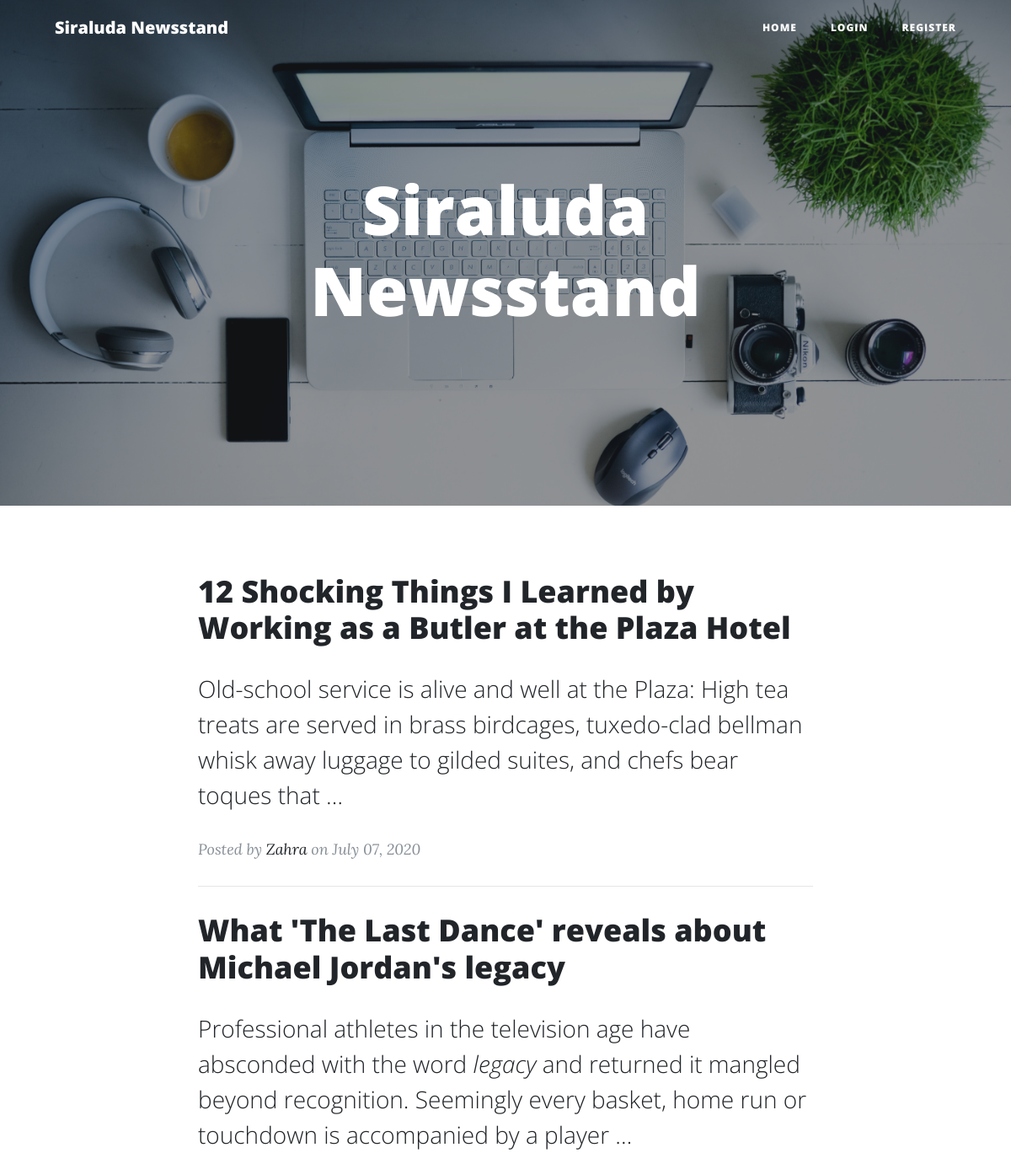
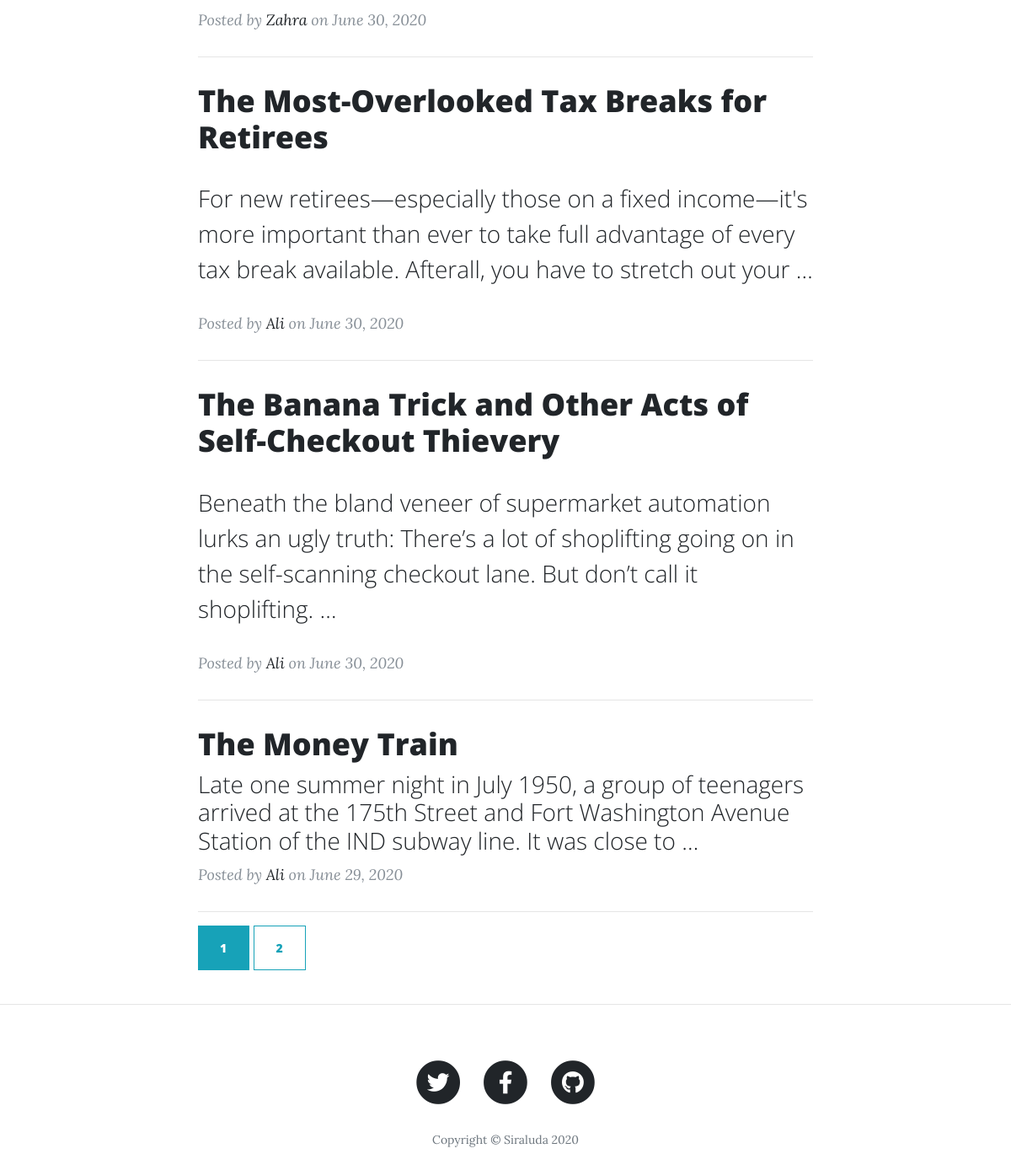
/, run on an earlier commit of the app's database (2 pictures, top to bottom).
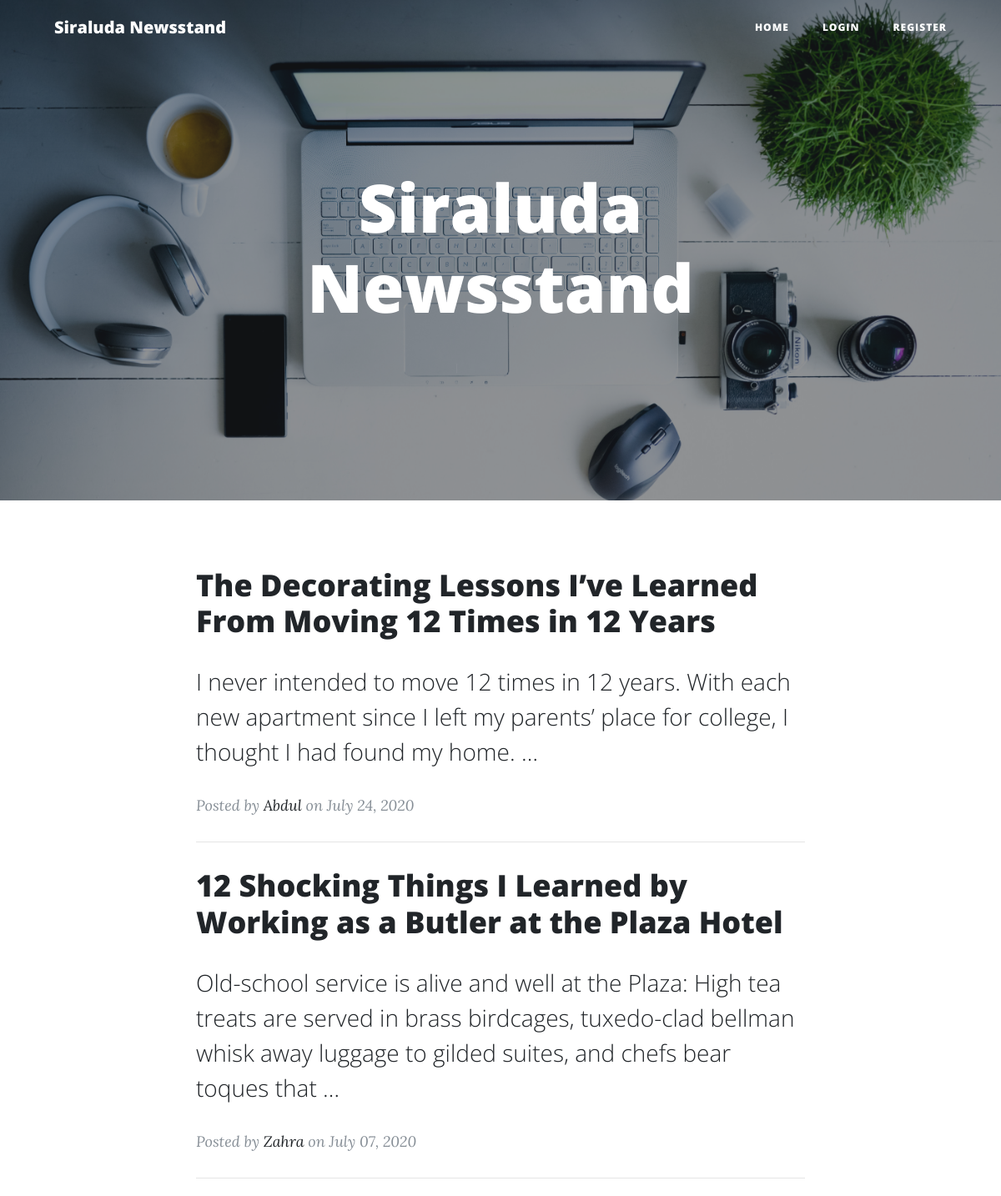
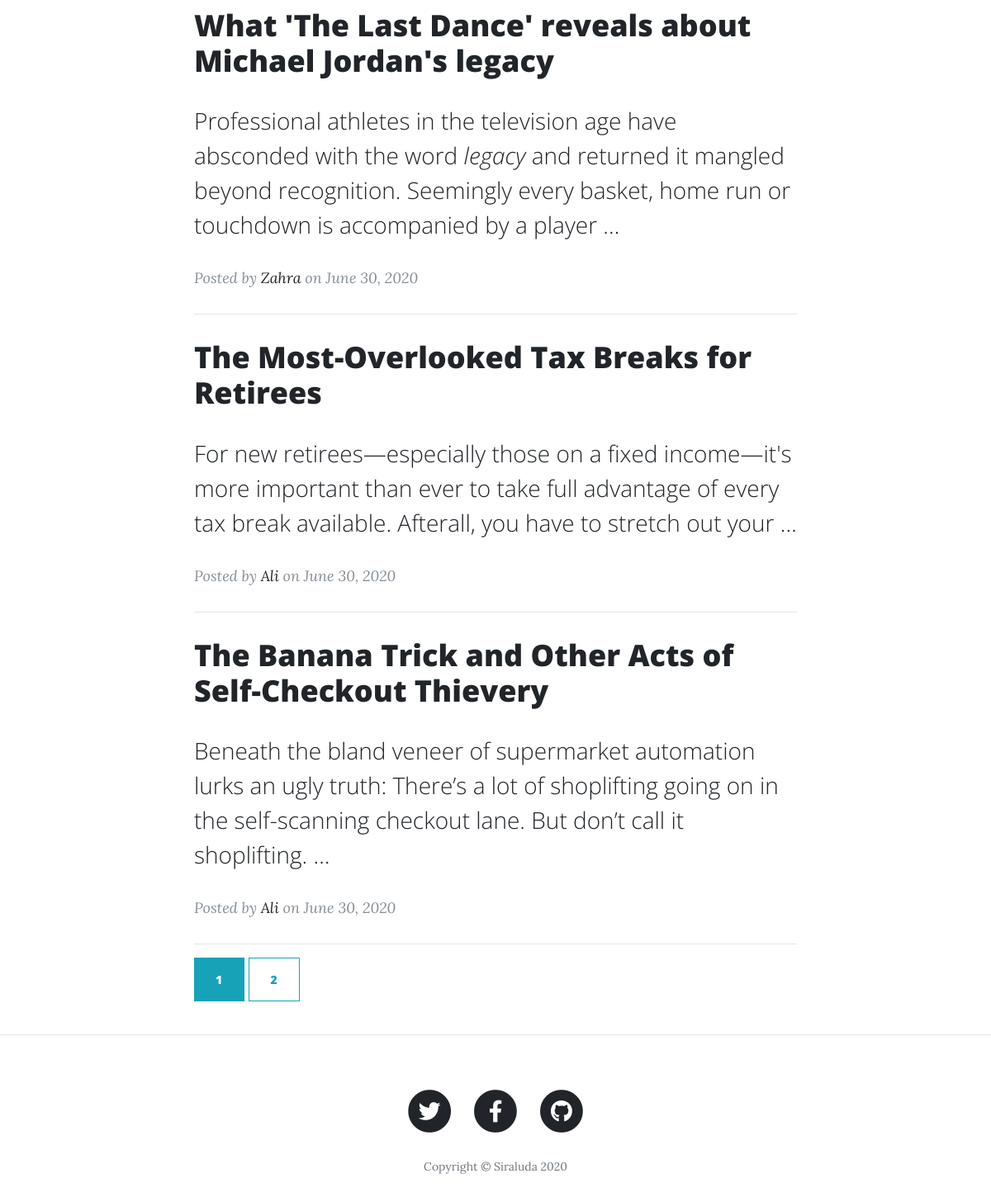
And on a later commit of the database (2 pictures, top to bottom).
### myblog/models.py (models this page shows, shortened)
class Post(models.Model):
    title = models.CharField(max_length=200)
    body = SummernoteTextField()
    image = models.ImageField(default='default.jpg', upload_to='blog_pics')
    date_published = models.DateTimeField(auto_now_add=True)
    author = models.ForeignKey(User, on_delete=models.CASCADE)

### myblog/views.py (the view)
# urls.py: path('', views.HomePageView.as_view(), name='home'),
class HomePageView(ListView):
    template_name = 'myblog/index.html'
    context_object_name = 'post_list'
    paginate_by = 5
    def get_queryset(self):
        return Post.objects.filter(date_published__lte=timezone.now()).order_by('-date_published')[:10]

### myblog/templates/myblog/index.html
{% extends 'myblog/base.html' %}
{% block content %}
  <header class="masthead" style="background-image: url('../../static/myblog/img/home.jpg')">
    <div class="overlay"></div>
    <div class="container">
      <div class="row">
        <div class="col-lg-8 col-md-10 mx-auto">
          <div class="site-heading">
            <h1>Siraluda Newsstand</h1>
          </div>
        </div>
      </div>
    </div>
  </header>
  <div class="container">
    <div class="row">
      <div class="col-lg-8 col-md-10 mx-auto">
        {% if post_list %}
        {% for post_item in post_list %}
        <div class="post-preview">
          <a href="{% url 'blog:post-view' post_item.id %}">
            <h2 class="post-title">
              {{ post_item.title|safe }}
            </h2>
            <h3 class="post-subtitle">
              {{ post_item.body|truncatewords:30|safe }}
            </h3>
          </a>
          <p class="post-meta">Posted by
            <a href="{% url 'blog:author-posts-view' post_item.author.username %}">{{ post_item.author.first_name }}</a>
            on {{ post_item.date_published|date:'F d, Y'}}</p>
        </div>
        <hr>
        {% endfor %}
        {% endif %}
        <div class="clearfix">
          {% if is_paginated %}
            {% for num in page_obj.paginator.page_range %}
              {% if page_obj.number == num %}
                <a class="btn btn-info mb-4" href="?page={{ num }}">{{ num }}</a>
              {% elif num > page_obj.number|add:'-3' and num < page_obj.number|add:'3' %}
                <a class="btn btn-outline-info mb-4" href="?page={{ num }}">{{ num }}</a>
              {% endif %}
            {% endfor %}
          {% endif %}
        </div>
      </div>
    </div>
  </div>
  {% endblock content %}

### myblog/templates/myblog/base.html (shortened to what this page needs)
{% load static %}
<!DOCTYPE html>
<html lang="en">
<head>
  <link href="{% static 'myblog/vendor/bootstrap/css/bootstrap.min.css' %}" rel="stylesheet">
  <link href="{% static 'myblog/vendor/fontawesome-free/css/all.min.css' %}" rel="stylesheet" type="text/css">
  <link href="{% static 'myblog/css/clean-blog.min.css' %}" rel="stylesheet">
</head>
<body>
  <nav class="navbar navbar-expand-lg navbar-light fixed-top" id="mainNav">
    <div class="container">
      <a class="navbar-brand" href="{% url 'blog:home' %}">Siraluda Newsstand</a>
      <div class="collapse navbar-collapse" id="navbarResponsive">
        <ul class="navbar-nav ml-auto">
          <li class="nav-item">
            <a class="nav-link" href="{% url 'blog:home' %}">Home</a>
          </li>
          {% if user.is_authenticated %}
          <li class="nav-item">
            <a class="nav-link" href="{% url 'blog:create-post' %}">New Post</a>
          </li>
          <li class="nav-item">
            <a class="nav-link" href="{% url 'logout' %}">Logout</a>
          </li>
          {% else %}
          <li class="nav-item">
            <a class="nav-link" href="{% url 'login' %}">Login</a>
          </li>
          <li class="nav-item">
            <a class="nav-link" href="{% url 'blog:signup' %}">Register</a>
          </li>
          {% endif %}
        </ul>
      </div>
    </div>
  </nav>
  {% block content %}{% endblock %}
  <hr>
  <footer>
    <div class="container">
      <div class="row">
        <div class="col-lg-8 col-md-10 mx-auto">
          <ul class="list-inline text-center">
            <li class="list-inline-item">
              <a href="#">
                <span class="fa-stack fa-lg">
                  <i class="fas fa-circle fa-stack-2x"></i>
                  <i class="fab fa-twitter fa-stack-1x fa-inverse"></i>
                </span>
              </a>
            </li>
            <li class="list-inline-item">
              <a href="#">
                <span class="fa-stack fa-lg">
                  <i class="fas fa-circle fa-stack-2x"></i>
                  <i class="fab fa-facebook-f fa-stack-1x fa-inverse"></i>
                </span>
              </a>
            </li>
            <li class="list-inline-item">
              <a href="#">
                <span class="fa-stack fa-lg">
                  <i class="fas fa-circle fa-stack-2x"></i>
                  <i class="fab fa-github fa-stack-1x fa-inverse"></i>
                </span>
              </a>
            </li>
          </ul>
          <p class="copyright text-muted">Copyright &copy; Siraluda 2020</p>
        </div>
      </div>
    </div>
  </footer>
</body>
</html>

What changed in the data, as far as the page shows it:
no longer on this page (row unchanged): Post: title "The Money Train", body "Late one summer night in July 1950, a group of teenagers arrived at the 175th Street and Fort Washington Avenue Station of the IND subway line. It was close to …", author.first_name "Ali", date_published "June 29, 2020"
added Post: title "The Decorating Lessons I’ve Learned From Moving 12 Times in 12 Years", body "I never intended to move 12 times in 12 years. With each new apartment since I left my parents’ place for college, I thought I had found my home. …", author.first_name "Abdul", date_published "July 24, 2020"
